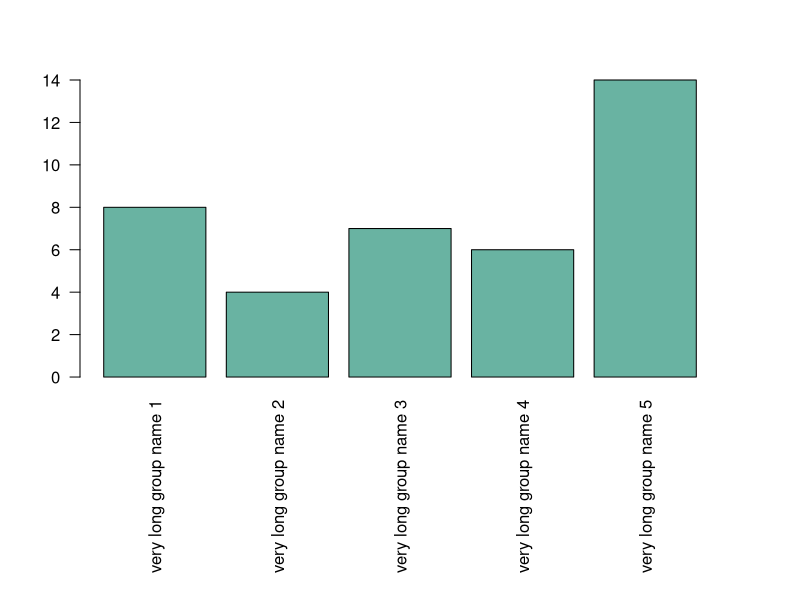

Here is the R script that generated this plot:
# Title: barplot_7
# Author: Bolun Xu
# Version: 1.0
# Date: 2025/3/30
# Description: 柱状图 barplot 边距 长标题


# create dummy data
data <- data.frame(
  name=letters[1:5],
  value=sample(seq(4,15),5)
)

# Increase margin size
par(mar=c(11,4,4,4))  # bottom, left, top, right

# Uniform color
barplot(height=data$value,
        col="#69b3a2",
        names.arg=c("very long group name 1","very long group name 2","very long group name 3","very long group name 4","very long group name 5"),
        las=2  # 2：始终垂直于轴
)